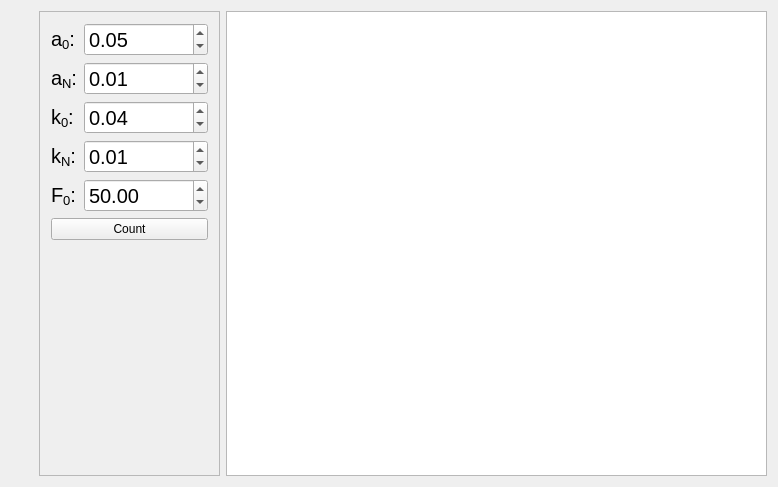
<?xml version="1.0" encoding="UTF-8"?>
<ui version="4.0">
 <class>Widget</class>
 <widget class="QWidget" name="Widget">
  <property name="geometry">
   <rect>
    <x>0</x>
    <y>0</y>
    <width>778</width>
    <height>487</height>
   </rect>
  </property>
  <property name="windowTitle">
   <string>Widget</string>
  </property>
  <layout class="QGridLayout" name="gridLayout">
   <item row="0" column="4">
    <widget class="ChartView" name="chartView"/>
   </item>
   <item row="0" column="1">
    <widget class="QWidget" name="widget" native="true">
     <property name="sizePolicy">
      <sizepolicy hsizetype="Preferred" vsizetype="Maximum">
       <horstretch>0</horstretch>
       <verstretch>0</verstretch>
      </sizepolicy>
     </property>
     <layout class="QVBoxLayout" name="verticalLayout"/>
    </widget>
   </item>
   <item row="0" column="2">
    <widget class="QFrame" name="frame">
     <property name="frameShape">
      <enum>QFrame::StyledPanel</enum>
     </property>
     <property name="frameShadow">
      <enum>QFrame::Raised</enum>
     </property>
     <layout class="QFormLayout" name="formLayout">
      <item row="0" column="0">
       <widget class="QLabel" name="label">
        <property name="font">
         <font>
          <pointsize>15</pointsize>
         </font>
        </property>
        <property name="text">
         <string>&lt;html&gt;&lt;head/&gt;&lt;body&gt;&lt;p&gt;a&lt;span style=&quot; vertical-align:sub;&quot;&gt;0&lt;/span&gt;:&lt;/p&gt;&lt;/body&gt;&lt;/html&gt;</string>
        </property>
       </widget>
      </item>
      <item row="0" column="1">
       <widget class="QDoubleSpinBox" name="a0_input">
        <property name="font">
         <font>
          <pointsize>15</pointsize>
         </font>
        </property>
        <property name="value">
         <double>0.050000000000000</double>
        </property>
       </widget>
      </item>
      <item row="1" column="0">
       <widget class="QLabel" name="label_2">
        <property name="font">
         <font>
          <pointsize>15</pointsize>
         </font>
        </property>
        <property name="text">
         <string>&lt;html&gt;&lt;head/&gt;&lt;body&gt;&lt;p&gt;a&lt;span style=&quot; vertical-align:sub;&quot;&gt;N&lt;/span&gt;:&lt;/p&gt;&lt;/body&gt;&lt;/html&gt;</string>
        </property>
       </widget>
      </item>
      <item row="1" column="1">
       <widget class="QDoubleSpinBox" name="an_input">
        <property name="font">
         <font>
          <pointsize>15</pointsize>
         </font>
        </property>
        <property name="value">
         <double>0.010000000000000</double>
        </property>
       </widget>
      </item>
      <item row="2" column="0">
       <widget class="QLabel" name="label_3">
        <property name="font">
         <font>
          <pointsize>15</pointsize>
         </font>
        </property>
        <property name="text">
         <string>&lt;html&gt;&lt;head/&gt;&lt;body&gt;&lt;p&gt;k&lt;span style=&quot; vertical-align:sub;&quot;&gt;0&lt;/span&gt;:&lt;/p&gt;&lt;/body&gt;&lt;/html&gt;</string>
        </property>
       </widget>
      </item>
      <item row="2" column="1">
       <widget class="QDoubleSpinBox" name="k0_input">
        <property name="font">
         <font>
          <pointsize>15</pointsize>
         </font>
        </property>
        <property name="value">
         <double>0.040000000000000</double>
        </property>
       </widget>
      </item>
      <item row="3" column="0">
       <widget class="QLabel" name="label_4">
        <property name="font">
         <font>
          <pointsize>15</pointsize>
         </font>
        </property>
        <property name="text">
         <string>&lt;html&gt;&lt;head/&gt;&lt;body&gt;&lt;p&gt;k&lt;span style=&quot; vertical-align:sub;&quot;&gt;N&lt;/span&gt;:&lt;/p&gt;&lt;/body&gt;&lt;/html&gt;</string>
        </property>
       </widget>
      </item>
      <item row="3" column="1">
       <widget class="QDoubleSpinBox" name="kN_input">
        <property name="font">
         <font>
          <pointsize>15</pointsize>
         </font>
        </property>
        <property name="value">
         <double>0.010000000000000</double>
        </property>
       </widget>
      </item>
      <item row="4" column="0">
       <widget class="QLabel" name="label_5">
        <property name="font">
         <font>
          <pointsize>15</pointsize>
         </font>
        </property>
        <property name="text">
         <string>&lt;html&gt;&lt;head/&gt;&lt;body&gt;&lt;p&gt;F&lt;span style=&quot; vertical-align:sub;&quot;&gt;0&lt;/span&gt;:&lt;/p&gt;&lt;/body&gt;&lt;/html&gt;</string>
        </property>
       </widget>
      </item>
      <item row="4" column="1">
       <widget class="QDoubleSpinBox" name="F0_input">
        <property name="font">
         <font>
          <pointsize>15</pointsize>
         </font>
        </property>
        <property name="minimum">
         <double>-99999.000000000000000</double>
        </property>
        <property name="maximum">
         <double>999999.000000000000000</double>
        </property>
        <property name="value">
         <double>50.000000000000000</double>
        </property>
       </widget>
      </item>
      <item row="5" column="0" colspan="2">
       <widget class="QPushButton" name="pushButton">
        <property name="text">
         <string>Count</string>
        </property>
       </widget>
      </item>
     </layout>
    </widget>
   </item>
  </layout>
 </widget>
 <layoutdefault spacing="6" margin="11"/>
 <customwidgets>
  <customwidget>
   <class>ChartView</class>
   <extends>QGraphicsView</extends>
   <header>chartview.h</header>
  </customwidget>
 </customwidgets>
 <resources/>
 <connections>
  <connection>
   <sender>pushButton</sender>
   <signal>clicked()</signal>
   <receiver>Widget</receiver>
   <slot>count()</slot>
   <hints>
    <hint type="sourcelabel">
     <x>100</x>
     <y>218</y>
    </hint>
    <hint type="destinationlabel">
     <x>14</x>
     <y>233</y>
    </hint>
   </hints>
  </connection>
 </connections>
 <slots>
  <slot>count()</slot>
 </slots>
</ui>
